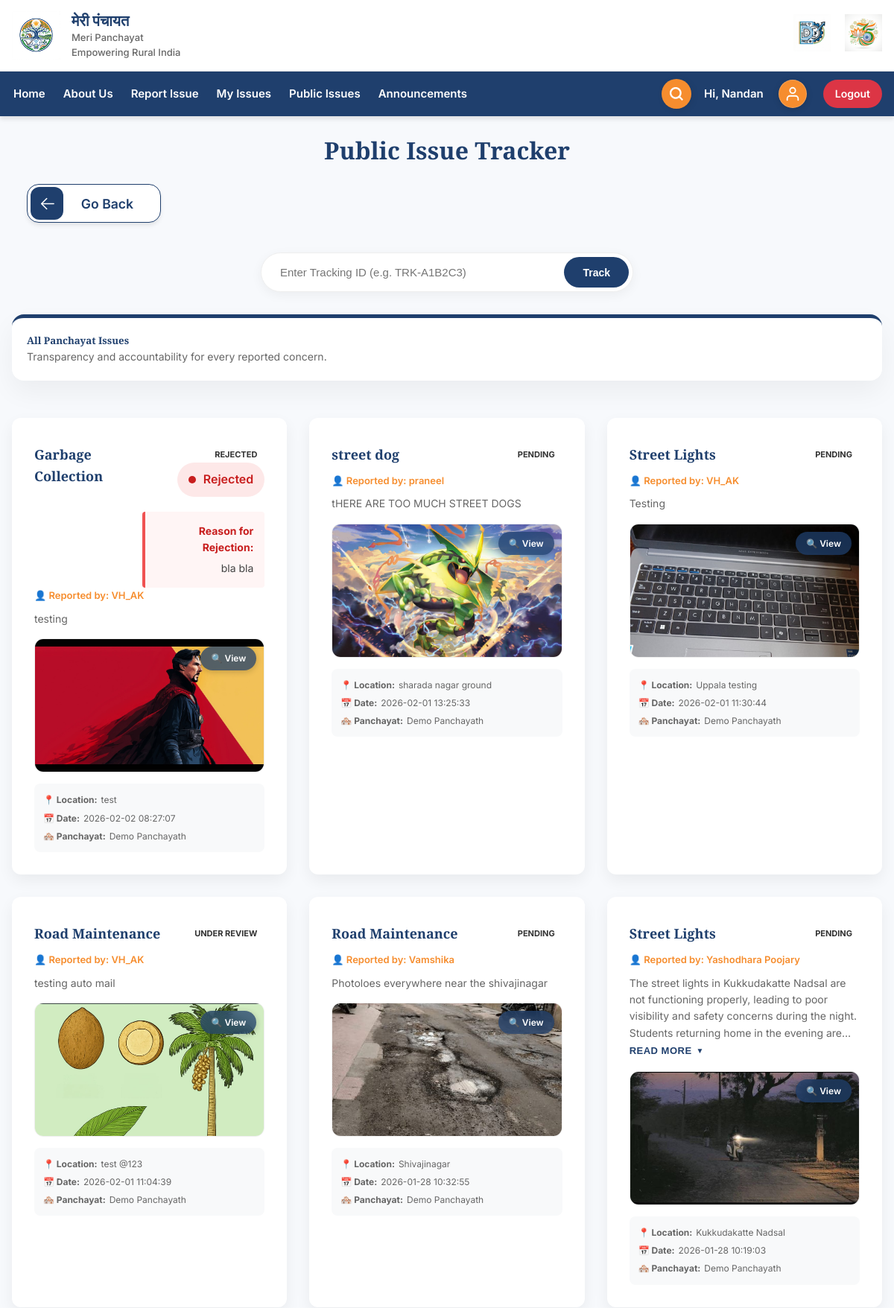
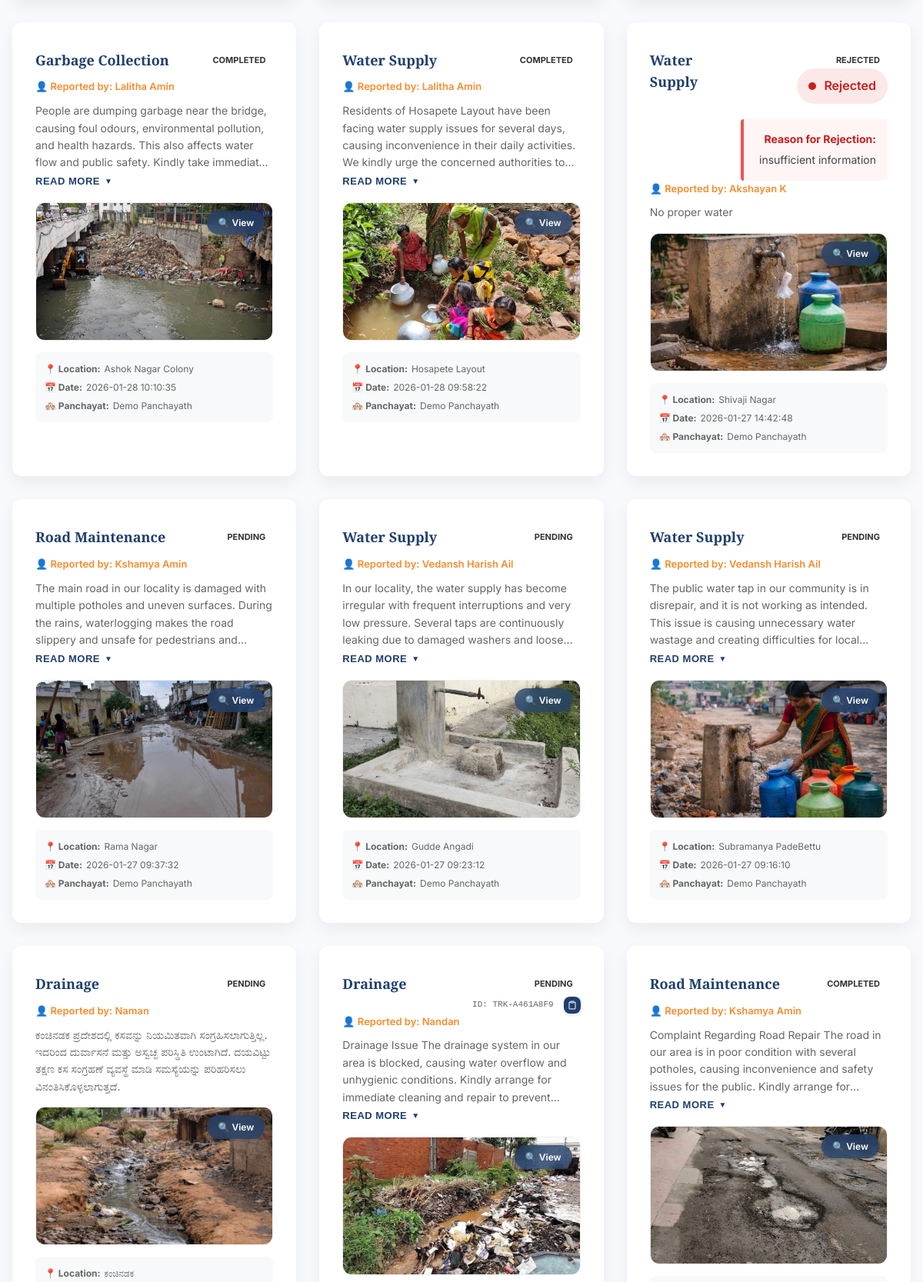
The app's page /public-track (signed in, upper part) with its own data (2 pictures, top to bottom).
### tables this page shows
CREATE TABLE users (
        id INTEGER PRIMARY KEY AUTOINCREMENT,
        name TEXT,
        email TEXT UNIQUE,
        mobile TEXT,
        password_hash TEXT,
        created_at DATETIME DEFAULT CURRENT_TIMESTAMP
    );

CREATE TABLE issues (
        id INTEGER PRIMARY KEY AUTOINCREMENT,
        tracking_id TEXT UNIQUE,
        panchayath_id INTEGER,
        category TEXT,
        description TEXT,
        location TEXT,
        photo_path TEXT,
        status TEXT DEFAULT 'Pending',
        rejection_reason TEXT,
        created_at DATETIME DEFAULT CURRENT_TIMESTAMP
    , user_id INTEGER);

CREATE TABLE panchayath (
        id INTEGER PRIMARY KEY AUTOINCREMENT,
        name TEXT,
        district TEXT,
        state TEXT
    );

### app.py (the view)
@app.route("/public-track")
def public_track():
    conn = connect_db()
    issues = conn.execute("""
        SELECT i.*, p.name AS panchayath_name, u.name AS user_name
        FROM issues i
        JOIN panchayath p ON p.id = i.panchayath_id
        LEFT JOIN users u ON u.id = i.user_id
        ORDER BY i.created_at DESC
    """).fetchall()
    conn.close()
    return render_template("citizen/track_issue.html", issues=issues, title="Public Issue Tracker", is_public=True)

### templates/citizen/track_issue.html (shortened to what this page needs)
{% from "macros.html" import back_button %}
{% extends "base.html" %}
{% block css %}
<link rel="stylesheet" href="{{ url_for('static', filename='css/citizen.css') }}">
{% endblock %}
{% block content %}
<div class="container my-5">
  <div style="display: flex; flex-direction: column; align-items: flex-start; margin-bottom: 20px;">
    <h2 class="section-title" style="text-align: center; width: 100%; margin-bottom: 10px;">{{ title or
      get_text('track_issue_status')
      }}</h2>
    {{ back_button(get_text) }}
  </div>
  <div style="margin-bottom: 30px; text-align: center;">
    <form action="{{ url_for('track_issue') }}" method="get"
      style="display: inline-flex; background: white; padding: 5px; border-radius: 50px; box-shadow: 0 4px 15px rgba(0,0,0,0.05); border: 1px solid #eee; width: 100%; max-width: 500px;">
      <input type="text" name="search_id" placeholder="{{ get_text('track_id_search_placeholder') }}" required
        style="flex: 1; border: none; outline: none; padding: 12px 20px; font-size: 15px; background: transparent;">
      <button type="submit"
        style="background: var(--primary-color); color: white; border: none; padding: 10px 25px; border-radius: 40px; cursor: pointer; font-weight: 600; font-size: 14px; transition: background 0.2s;">
        {{ get_text('track') }}
      </button>
    </form>
  </div>
  <div class="about-card mb-5"
    style="padding: 20px; align-items: center; gap: 20px; flex-direction: row; border-top: 5px solid var(--primary-color); margin-bottom: 50px;">
    <div style="flex: 1;">
      <h5 style="margin: 0; color: var(--primary-color);">
        {% if is_public %}{{ get_text('all_panchayat_issues') }}{% else %}{{ get_text('my_reported_issues') }}{% endif
        %}
      </h5>
      <p style="margin: 0; font-size: 14px; color: #666;">
        {% if is_public %}{{ get_text('public_issues_desc') }}{% else %}{{ get_text('my_issues_desc') }}{% endif %}
      </p>
    </div>
  </div>
  <div class="services-grid">
    {% for i in issues %}
    <div class="service-card" style="text-align: left; position: relative;">
      <div style="display: flex; justify-content: space-between; align-items: flex-start;">
        <h4 style="margin-top: 0; color: var(--primary-color); font-size: 18px;">{{ get_text(i.category) }}</h4>
        <div style="text-align: right;">
          <span class="issue-status {{ i.status|lower|replace(' ', '-') }}"
            style="padding: 4px 10px; border-radius: 20px; font-size: 11px; font-weight: 700; text-transform: uppercase;">
            {{ get_text(i.status) }}
          </span>
          {% if i.tracking_id and (not is_public or session.get('user_id') == i.user_id) %}
          <div
            style="font-size: 11px; color: #666; margin-top: 5px; font-family: monospace; display: flex; align-items: center; justify-content: flex-end; gap: 5px;">
            ID: {{ i.tracking_id }}
            <button class="copy" onclick="copyTrackingId('{{ i.tracking_id }}', this)"
              title="{{ get_text('copy_to_clipboard') }}" style="--button-diameter: 22px;">
              <span>
              </span>
            </button>
          </div>
          {% elif i.status == 'Rejected' %}
          <div
            style="background: #fde8e8; padding: 10px 15px; border-radius: 50px; display: inline-flex; align-items: center; gap: 10px;">
            <span style="display: block; width: 10px; height: 10px; background: #c81e1e; border-radius: 50%;"></span>
            <span style="color: #c81e1e; font-weight: 600;">{{ get_text('Rejected') }}</span>
          </div>
          {% if i.rejection_reason %}
          <div
            style="margin-top: 20px; background: #fff5f5; border-left: 4px solid #f05252; padding: 15px; border-radius: 4px;">
            <strong style="display: block; color: #c81e1e; margin-bottom: 5px; font-size: 14px;">{{
              get_text('rejection_reason_label') }}</strong>
            <p style="margin: 0; color: #444;">{{ i.rejection_reason }}</p>
          </div>
          {% endif %}
          {% endif %}
        </div>
      </div>
      {% if is_public and i.user_name %}
      <div style="font-size: 13px; color: var(--secondary-color); font-weight: 600; margin-bottom: 5px;">
        👤 {{ get_text('reported_by') }}: {{ i.user_name }}
      </div>
      {% endif %}
      <div class="description-wrapper">
        <p class="description-text" id="desc-{{ i.id }}">
          {{ i.description }}
        </p>
        <button class="read-more-btn" id="btn-{{ i.id }}" onclick="toggleDescription('{{ i.id }}')"
          style="display: none;">
          <span class="btn-text">{{ get_text('read_more') }}</span>
          <span class="toggle-icon">▼</span>
        </button>
      </div>
      {% if i.photo_path %}
      <div
        style="margin: 15px 0; height: 180px; border-radius: 12px; overflow: hidden; border: 1px solid #eee; cursor: pointer; position: relative;"
        onclick="openImageModal('{{ url_for('static', filename=i.photo_path) }}')" title="Click to view full size">
        <img src="{{ url_for('static', filename=i.photo_path) }}" alt="Issue Image"
          style="width: 100%; height: 100%; object-fit: cover;">
        <div
          style="position: absolute; top: 10px; right: 10px; background: rgba(31, 63, 109, 0.75); color: white; padding: 6px 14px; border-radius: 20px; font-size: 12px; font-weight: 600; backdrop-filter: blur(8px); box-shadow: 0 2px 8px rgba(0,0,0,0.2);">
          🔍 {{ get_text('view') }}
        </div>
      </div>
      {% endif %}
      <div style="background: #f8f9fa; padding: 12px; border-radius: 8px; margin-top: 15px;">
        <div style="font-size: 12px; color: #666; display: flex; flex-direction: column; gap: 5px;">
          <span style="display: flex; align-items: center; gap: 5px;">
            <strong>📍 {{ get_text('location') }}:</strong> {{ i.location }}
          </span>
          <span style="display: flex; align-items: center; gap: 5px;">
            <strong>📅 {{ get_text('date') }}:</strong> {{ i.created_at }}
          </span>
          <span style="display: flex; align-items: center; gap: 5px;">
            <strong>🏘️ {{ get_text('panchayat') }}:</strong> {{ i.panchayath_name }}
          </span>
        </div>
      </div>
    </div>
    {% endfor %}
  </div>
</div>
{% endblock %}

### templates/base.html (shortened to what this page needs)
{% from "macros.html" import back_button %}
<!doctype html>
<html lang="{{ session.get('lang', 'en') }}">
<head>
    <link rel="stylesheet" href="{{ url_for('static', filename='css/layout.css') }}">
    {% block css %}{% endblock %}
</head>
<body class="lang-{{ session.get('lang', 'en') }}" id="top">
    <div class="logo-bar">
        <div class="container logo-container">
            <div class="logo-left">
                <img src="{{ url_for('static', filename='image/logo_left.png') }}" alt="Meri Panchayat Logo">
                <div class="logo-text">
                    <strong>{{ get_text('brand_name_hindi') }}</strong><br>
                    <small>{{ get_text('brand_name_en') }}<br>{{ get_text('brand_tagline') }}</small>
                </div>
            </div>
            <div class="logo-right">
                <img src="{{ url_for('static', filename='image/logo_right1.png') }}" alt="Digital India">
                <img src="{{ url_for('static', filename='image/logo_right2.png') }}" alt="Azadi Ka Amrit Mahotsav">
            </div>
        </div>
    </div>
    <nav class="main-nav">
        <div class="container nav-container">
            <div class="nav-content-wrapper" id="navContent">
                <ul class="nav-links">
                    {% if session.get('admin_id') %}
                    <li>
                        <a href="{{ url_for('admin_dashboard') }}#recent-complaints">{{ get_text('manage_issues') }}</a>
                    </li>
                    <li>
                        <a href="{{ url_for('admin_notices') }}">{{ get_text('manage_notices') }}</a>
                    </li>
                    {% else %}
                    <li>
                        <a href="{{ url_for('home', _anchor='top') }}">{{ get_text('home') }}</a>
                    </li>
                    <li>
                        <a href="{{ url_for('home') }}#about-scheme">{{ get_text('about_scheme') }}</a>
                    </li>
                    <li>
                        <a href="{{ url_for('report_issue') }}">{{ get_text('report_issue') }}</a>
                    </li>
                    {% if session.get('user_id') %}
                    <li>
                        <a href="{{ url_for('track_issue') }}">{{ get_text('my_issues') }}</a>
                    </li>
                    {% endif %}
                    <li>
                        <a href="{{ url_for('public_track') }}">{{ get_text('public_issues') }}</a>
                    </li>
                    <li>
                        <a href="{{ url_for('notices') }}">{{ get_text('announcements') }}</a>
                    </li>
                    {% endif %}
                </ul>
                <div class="nav-actions">
                    <form action="{{ url_for('track_issue') }}" method="get" class="nav-search-container">
                        <div class="nav-search-icon">
                            <svg xmlns="http://www.w3.org/2000/svg" viewBox="0 0 24 24" width="18" height="18">
                                <path
                                    d="M18.9,16.776A10.539,10.539,0,1,0,16.776,18.9l5.1,5.1L24,21.88ZM10.5,18A7.5,7.5,0,1,1,18,10.5,7.507,7.507,0,0,1,10.5,18Z">
                                </path>
                            </svg>
                        </div>
                    </form>
                    {% if session.get('admin_id') %}
                    <a href="{{ url_for('admin_dashboard') }}" class="login-btn">{{ get_text('dashboard') }}</a>
                    <a href="{{ url_for('admin_logout') }}" class="login-btn" style="background: #dc3545;">{{
                        get_text('logout') }}</a>
                    {% elif session.get('user_id') %}
                    <div class="user-profile-group">
                        <span class="user-greet-span">
                            {{ get_text('hi') }}, {{ session.get('user_name') }}
                        </span>
                        <a href="{{ url_for('user_profile') }}" class="profile-btn"
                            data-tooltip="{{ get_text('citizen_profile') }}">
                            <svg viewBox="0 0 24 24" fill="none" stroke="currentColor" stroke-width="2"
                                stroke-linecap="round" stroke-linejoin="round">
                                <path d="M20 21v-2a4 4 0 0 0-4-4H8a4 4 0 0 0-4 4v2"></path>
                                <circle cx="12" cy="7" r="4"></circle>
                            </svg>
                        </a>
                    </div>
                    <a href="{{ url_for('user_logout') }}" class="login-btn"
                        style="background: #dc3545; margin-left: 10px;">{{ get_text('logout') }}</a>
                    {% endif %}
                </div>
            </div>
        </div>
    </nav>
    <main class="page-transition {% block main_class %}{% endblock %}">
        {% block content %}{% endblock %}
    </main>
</body>
</html>

### records on screen
users: get "Nandan"
issues: category "Garbage Collection", status "REJECTED", status "Rejected", get_text "Reason for Rejection:", rejection_reason "bla bla", get_text "Reported by", user_name "VH_AK", description "testing", photo_path (picture), get_text "View", get_text "Location", location "test", get_text "Date", created_at "2026-02-02 08:27:07", get_text "Panchayat", panchayath_name "Demo Panchayath"
issues: category "street dog", status "PENDING", get_text "Reported by", user_name "praneel", description "tHERE ARE TOO MUCH STREET DOGS", photo_path (picture), get_text "View", get_text "Location", location "sharada nagar ground", get_text "Date", created_at "2026-02-01 13:25:33", get_text "Panchayat", panchayath_name "Demo Panchayath"
issues: category "Street Lights", status "PENDING", get_text "Reported by", user_name "VH_AK", description "Testing", photo_path (picture), get_text "View", get_text "Location", location "Uppala testing", get_text "Date", created_at "2026-02-01 11:30:44", get_text "Panchayat", panchayath_name "Demo Panchayath"
issues: category "Road Maintenance", status "UNDER REVIEW", get_text "Reported by", user_name "VH_AK", description "testing auto mail", photo_path (picture), get_text "View", get_text "Location", location "test @123", get_text "Date", created_at "2026-02-01 11:04:39", get_text "Panchayat", panchayath_name "Demo Panchayath"
issues: category "Road Maintenance", status "PENDING", get_text "Reported by", user_name "Vamshika", description "Photoloes everywhere near the shivajinagar", photo_path (picture), get_text "View", get_text "Location", location "Shivajinagar", get_text "Date", created_at "2026-01-28 10:32:55", get_text "Panchayat", panchayath_name "Demo Panchayath"
issues: category "Street Lights", status "PENDING", get_text "Reported by", user_name "Yashodhara Poojary", description "The street lights in Kukkudakatte Nadsal are not functioning properly, leading to poor visibility and safety concerns during the night. Students returning home in the evening…", get_text "READ MORE", photo_path (picture), get_text "View", get_text "Location", location "Kukkudakatte Nadsal", get_text "Date", created_at "2026-01-28 10:19:03", get_text "Panchayat", panchayath_name "Demo Panchayath"
issues: category "Garbage Collection", status "COMPLETED", get_text "Reported by", user_name "Lalitha Amin", description "People are dumping garbage near the bridge, causing foul odours, environmental pollution, and health hazards. This also affects water flow and public safety. Kindly take…", get_text "READ MORE", photo_path (picture), get_text "View", get_text "Location", location "Ashok Nagar Colony", get_text "Date", created_at "2026-01-28 10:10:35", get_text "Panchayat", panchayath_name "Demo Panchayath"
issues: category "Water Supply", status "COMPLETED", get_text "Reported by", user_name "Lalitha Amin", description "Residents of Hosapete Layout have been facing water supply issues for several days, causing inconvenience in their daily activities. We kindly urge the concerned authorities…", get_text "READ MORE", photo_path (picture), get_text "View", get_text "Location", location "Hosapete Layout", get_text "Date", created_at "2026-01-28 09:58:22", get_text "Panchayat", panchayath_name "Demo Panchayath"
issues: category "Water Supply", status "REJECTED", status "Rejected", get_text "Reason for Rejection:", rejection_reason "insufficient information", get_text "Reported by", user_name "Akshayan K", description "No proper water", photo_path (picture), get_text "View", get_text "Location", location "Shivaji Nagar", get_text "Date", created_at "2026-01-27 14:42:48", get_text "Panchayat", panchayath_name "Demo Panchayath"
issues: category "Road Maintenance", status "PENDING", get_text "Reported by", user_name "Kshamya Amin", description "The main road in our locality is damaged with multiple potholes and uneven surfaces. During the rains, waterlogging makes the road slippery and unsafe for pedestrians…", get_text "READ MORE", photo_path (picture), get_text "View", get_text "Location", location "Rama Nagar", get_text "Date", created_at "2026-01-27 09:37:32", get_text "Panchayat", panchayath_name "Demo Panchayath"
issues: category "Water Supply", status "PENDING", get_text "Reported by", user_name "Vedansh Harish Ail", description "In our locality, the water supply has become irregular with frequent interruptions and very low pressure. Several taps are continuously leaking due to damaged washers and…", get_text "READ MORE", photo_path (picture), get_text "View", get_text "Location", location "Gudde Angadi", get_text "Date", created_at "2026-01-27 09:23:12", get_text "Panchayat", panchayath_name "Demo Panchayath"
issues: category "Water Supply", status "PENDING", get_text "Reported by", user_name "Vedansh Harish Ail", description "The public water tap in our community is in disrepair, and it is not working as intended. This issue is causing unnecessary water wastage and creating difficulties for…", get_text "READ MORE", photo_path (picture), get_text "View", get_text "Location", location "Subramanya PadeBettu", get_text "Date", created_at "2026-01-27 09:16:10", get_text "Panchayat", panchayath_name "Demo Panchayath"
issues: category "Drainage", status "PENDING", get_text "Reported by", user_name "Naman", description "ಕಂಚಿನಡಕ ಪ್ರದೇಶದಲ್ಲಿ ಕಸವನ್ನು ನಿಯಮಿತವಾಗಿ ಸಂಗ್ರಹಿಸಲಾಗುತ್ತಿಲ್ಲ. ಇದರಿಂದ ದುರ್ವಾಸನೆ ಮತ್ತು ಅಸ್ವಚ್ಛ ಪರಿಸ್ಥಿತಿ ಉಂಟಾಗಿದೆ. ದಯವಿಟ್ಟು ತಕ್ಷಣ ಕಸ ಸಂಗ್ರಹಣೆ ವ್ಯವಸ್ಥೆ ಮಾಡಿ ಸಮಸ್ಯೆಯನ್ನು ಪರಿಹರಿಸಲು ವಿನಂತಿಸಿಕೊಳ್ಳಲಾಗುತ್ತದೆ.", photo_path (picture), get_text "View", get_text "Location", location "ಕಂಚಿನಡಕ"
issues: category "Drainage", status "PENDING", tracking_id "TRK-A461A8F9", get_text "Reported by", user_name "Nandan", description "Drainage Issue The drainage system in our area is blocked, causing water overflow and unhygienic conditions. Kindly arrange for immediate cleaning and repair to…", get_text "READ MORE", photo_path (picture), get_text "View"
issues: category "Road Maintenance", status "COMPLETED", get_text "Reported by", user_name "Kshamya Amin", description "Complaint Regarding Road Repair The road in our area is in poor condition with several potholes, causing inconvenience and safety issues for the public. Kindly arrange…", get_text "READ MORE", photo_path (picture), get_text "View"

### other values on screen
{{ get_text('brand_name_hindi') }} "मेरी पंचायत"
{{ get_text('brand_name_en') }} "Meri Panchayat"
{{ get_text('brand_tagline') }} "Empowering Rural India"
{{ get_text('home') }} "Home"
{{ get_text('about_scheme') }} "About Us"
{{ get_text('report_issue') }} "Report Issue"
{{ get_text('my_issues') }} "My Issues"
{{ get_text('public_issues') }} "Public Issues"
{{ get_text('announcements') }} "Announcements"
{{ get_text('hi') }} "Hi"
{{ get_text('logout') }} "Logout"
{{ title or
      get_text('track_issue_status') }} "Public Issue Tracker"
{{ get_text('go_back') if get_text else 'Go Back' }} "Go Back"
{{ get_text('track') }} "Track"
{{ get_text('all_panchayat_issues') }} "All Panchayat Issues"
